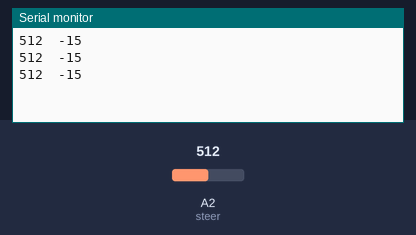
The sketch below on a simulated Arduino Uno, built with avr-gcc and run on an emulated ATmega328P. On the bench: the last lines printed to the serial monitor. Inputs (shaded band) come from the test bench; at power-on: A2 (steer) = 512.

Above: at 1.2 s.
1.3 s: A2 (steer) set to 609
At 1.9 s:
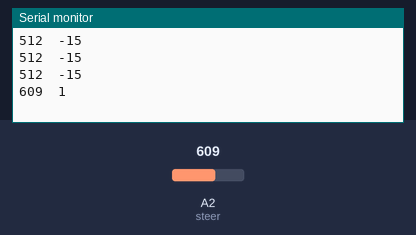
2.8 s: A2 (steer) set to 589
At 3.4 s:
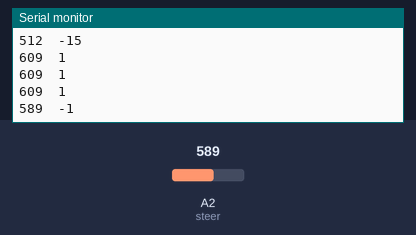
Timing chart, 0 to 5.8 s (numbered marks = the images above; inputs shaded):
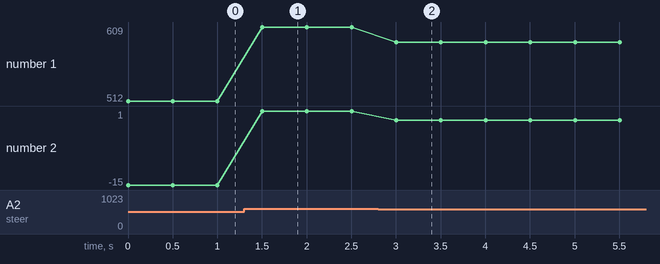

Measured:
- after the input at 1.3 s, the serial monitor: prints a new line after 0.20 s (image 1)
- after the input at 2.8 s, the serial monitor: prints a new line after 0.20 s (image 2)
- plotted number 1: 512 → 609 after the input at 1.3 s, 609 → 589 after the input at 2.8 s
- plotted number 2: -15 → 1 after the input at 1.3 s, 1 → -1 after the input at 2.8 s

The sketch:

red_truck_steer.ino
```cpp
#define steer A2
int min_pot = 599;
int max_pot = 945;
int degree = 0;
void setup() {
  // put your setup code here, to run once:
  pinMode(steer, INPUT);
  Serial.begin(9600);
}

void loop() {
  // put your main code here, to run repeatedly:
  degree = map(analogRead(steer), min_pot, max_pot, 0 , 60);
  Serial.print(analogRead(steer));Serial.print("\t");Serial.println(degree);
  delay(500);
}
```
